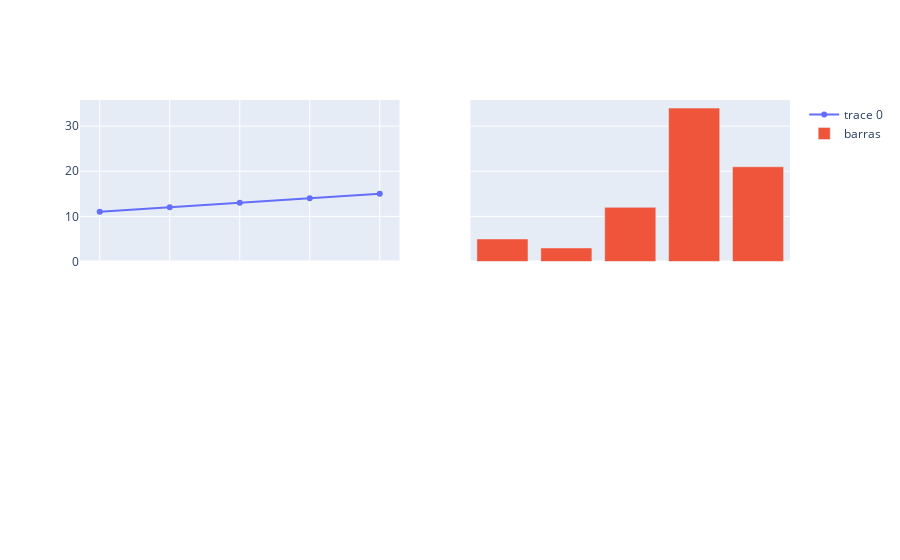

This figure's notebook cell:
### Code cell
plot2 = go.Bar( x=[1,2,3,4,5], y=[5,3,12,34,21], name='barras')
fig2.add_trace(plot2, row=1, col=2)

### Figure 1 — Plotly figure (JSON) as saved in the notebook; plotly's stock layout.template omitted (floating-point values rounded to 4 significant figures)
{"data": [{"mode": "lines+markers", "type": "scatter", "x": [1, 2, 3, 4, 5], "xaxis": "x", "y": [11, 12, 13, 14, 15], "yaxis": "y"}, {"name": "barras", "type": "bar", "x": [1, 2, 3, 4, 5], "xaxis": "x2", "y": [5, 3, 12, 34, 21], "yaxis": "y2"}], "layout": {"xaxis": {"anchor": "y", "domain": [0, 0.45], "matches": "x3", "showticklabels": false}, "xaxis2": {"anchor": "y2", "domain": [0.55, 1], "matches": "x4", "showticklabels": false}, "xaxis3": {"anchor": "y3", "domain": [0, 0.45]}, "xaxis4": {"anchor": "y4", "domain": [0.55, 1]}, "yaxis": {"anchor": "x", "domain": [0.575, 1]}, "yaxis2": {"anchor": "x2", "domain": [0.575, 1], "matches": "y", "showticklabels": false}, "yaxis3": {"anchor": "x3", "domain": [0, 0.425]}, "yaxis4": {"anchor": "x4", "domain": [0, 0.425], "matches": "y3", "showticklabels": false}}}
